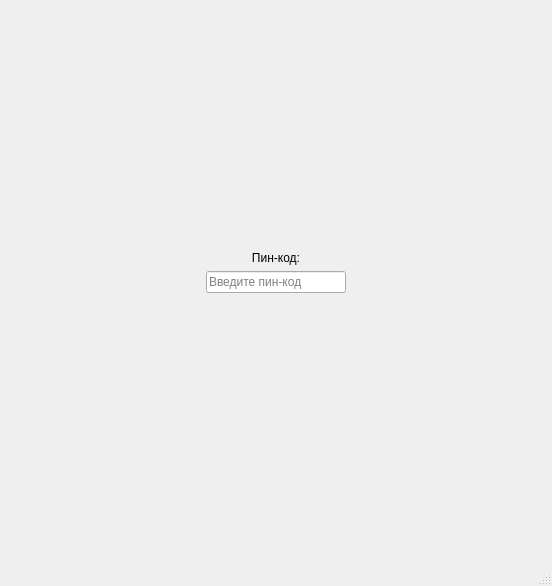
<?xml version="1.0" encoding="UTF-8"?>
<ui version="4.0">
 <class>MainWindow</class>
 <widget class="QMainWindow" name="MainWindow">
  <property name="geometry">
   <rect>
    <x>0</x>
    <y>0</y>
    <width>552</width>
    <height>586</height>
   </rect>
  </property>
  <property name="windowTitle">
   <string>MainWindow</string>
  </property>
  <widget class="QWidget" name="centralwidget">
   <layout class="QGridLayout" name="gridLayout_2">
    <item row="0" column="0">
     <widget class="QStackedWidget" name="stackedWidget">
      <property name="currentIndex">
       <number>1</number>
      </property>
      <widget class="QWidget" name="page">
       <layout class="QGridLayout" name="gridLayout_3">
        <item row="0" column="0">
         <widget class="QLineEdit" name="LineEdit">
          <property name="text">
           <string/>
          </property>
          <property name="alignment">
           <set>Qt::AlignJustify|Qt::AlignVCenter</set>
          </property>
          <property name="placeholderText">
           <string>Поиск</string>
          </property>
         </widget>
        </item>
        <item row="1" column="0">
         <widget class="QListWidget" name="listWidget">
          <property name="styleSheet">
           <string notr="true">background-color: qlineargradient(spread:pad, x1:0, y1:1, x2:0, y2:0, stop:0.221591 rgba(64, 128, 255, 92), stop:1 rgba(119, 255, 244, 78));</string>
          </property>
         </widget>
        </item>
       </layout>
      </widget>
      <widget class="QWidget" name="page_2">
       <layout class="QGridLayout" name="gridLayout">
        <item row="0" column="1">
         <spacer name="verticalSpacer">
          <property name="orientation">
           <enum>Qt::Vertical</enum>
          </property>
          <property name="sizeHint" stdset="0">
           <size>
            <width>20</width>
            <height>218</height>
           </size>
          </property>
         </spacer>
        </item>
        <item row="1" column="1">
         <widget class="QLabel" name="label_2">
          <property name="text">
           <string>Пин-код:</string>
          </property>
          <property name="alignment">
           <set>Qt::AlignCenter</set>
          </property>
         </widget>
        </item>
        <item row="2" column="0">
         <spacer name="horizontalSpacer_2">
          <property name="orientation">
           <enum>Qt::Horizontal</enum>
          </property>
          <property name="sizeHint" stdset="0">
           <size>
            <width>188</width>
            <height>20</height>
           </size>
          </property>
         </spacer>
        </item>
        <item row="2" column="1">
         <widget class="QLineEdit" name="edtPin">
          <property name="minimumSize">
           <size>
            <width>132</width>
            <height>0</height>
           </size>
          </property>
          <property name="placeholderText">
           <string>Введите пин-код</string>
          </property>
         </widget>
        </item>
        <item row="2" column="2">
         <spacer name="horizontalSpacer">
          <property name="orientation">
           <enum>Qt::Horizontal</enum>
          </property>
          <property name="sizeHint" stdset="0">
           <size>
            <width>188</width>
            <height>20</height>
           </size>
          </property>
         </spacer>
        </item>
        <item row="3" column="1">
         <spacer name="verticalSpacer_2">
          <property name="orientation">
           <enum>Qt::Vertical</enum>
          </property>
          <property name="sizeHint" stdset="0">
           <size>
            <width>20</width>
            <height>219</height>
           </size>
          </property>
         </spacer>
        </item>
        <item row="4" column="1">
         <widget class="QLabel" name="lblLogin">
          <property name="text">
           <string/>
          </property>
          <property name="textFormat">
           <enum>Qt::RichText</enum>
          </property>
          <property name="alignment">
           <set>Qt::AlignCenter</set>
          </property>
         </widget>
        </item>
       </layout>
      </widget>
     </widget>
    </item>
   </layout>
  </widget>
  <widget class="QMenuBar" name="menubar">
   <property name="geometry">
    <rect>
     <x>0</x>
     <y>0</y>
     <width>552</width>
     <height>17</height>
    </rect>
   </property>
  </widget>
  <widget class="QStatusBar" name="statusbar"/>
 </widget>
 <resources/>
 <connections/>
</ui>
